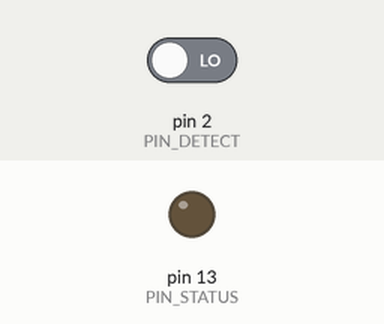
Bench run of a sketch on a simulated Arduino Uno, built with avr-gcc and run on an emulated ATmega328P. Shown: output pins drawn as LEDs (lit = HIGH). The test bench sets the inputs (shaded band); at power-on: pin 2 (PIN_DETECT) LOW.

Above: at 2.2 s.
2.3 s: pin 2 (PIN_DETECT) driven HIGH
At 3.4 s:
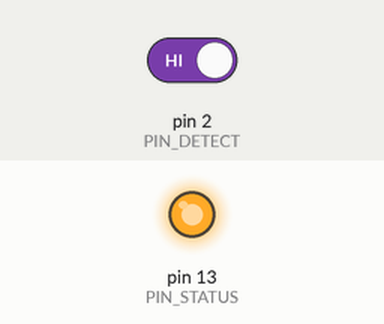
3.8 s: pin 2 (PIN_DETECT) driven LOW
At 4.6 s:
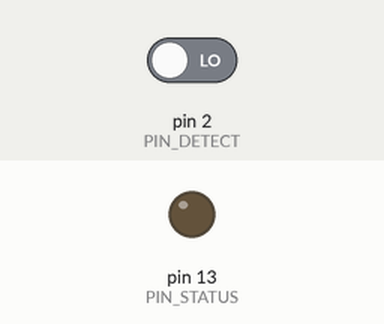
Timing chart, 0 to 6.8 s (numbered marks = the images above; inputs shaded):
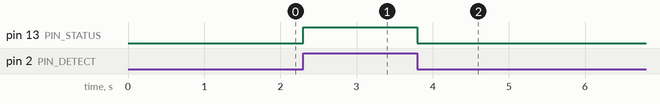

Measured:
- after the input at 2.3 s, pin 13 (PIN_STATUS): LOW → HIGH at once
- after the input at 3.8 s, pin 13 (PIN_STATUS): HIGH → LOW at once

The sketch:

lightgate_led.ino
```cpp
#include <IRremote.h>

#define PIN_IR 3
#define PIN_DETECT 2
#define PIN_STATUS 13

IRsend irsend;
void setup()
{
  pinMode(PIN_DETECT, INPUT);
  pinMode(PIN_STATUS, OUTPUT);
  irsend.enableIROut(36);
  irsend.mark(0);
  delay(1000);  // wait for system to settle
}

void loop() {
  digitalWrite(PIN_STATUS,digitalRead(PIN_DETECT));
}
```
